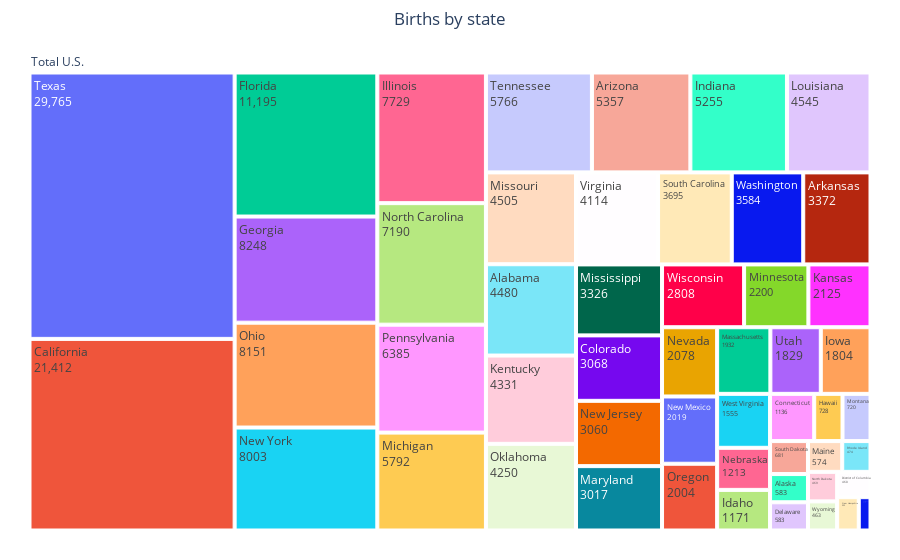

Notebook cell for this chart:
### Code cell
fig = px.treemap(df2, path=[px.Constant("Total U.S."), 'State'], values='State Births' )
fig.data[0].textinfo = 'label+text+value'
fig.update_layout(
    title = 'Births by state',
    title_x= 0.5 )

fig.update_layout(margin = dict(t=50, l=25, r=25, b=25))
fig.show()

### Figure 1 — Plotly figure (JSON) as saved in the notebook; plotly's stock layout.template omitted (floating-point values rounded to 4 significant figures)
{"data": [{"branchvalues": "total", "domain": {"x": [0, 1], "y": [0, 1]}, "hovertemplate": "labels=%{label}<br>State Births=%{value}<br>parent=%{parent}<br>id=%{id}<extra></extra>", "ids": ["Total U.S./Alabama", "Total U.S./Alaska", "Total U.S./Arizona", "Total U.S./Arkansas", "Total U.S./California", "Total U.S./Colorado", "Total U.S./Connecticut", "Total U.S./Delaware", "Total U.S./District of Columbia", "Total U.S./Florida", "Total U.S./Georgia", "Total U.S./Hawaii", "Total U.S./Idaho", "Total U.S./Illinois", "Total U.S./Indiana", "Total U.S./Iowa", "Total U.S./Kansas", "Total U.S./Kentucky", "Total U.S./Louisiana", "Total U.S./Maine", "Total U.S./Maryland", "Total U.S./Massachusetts", "Total U.S./Michigan", "Total U.S./Minnesota", "Total U.S./Mississippi", "Total U.S./Missouri", "Total U.S./Montana", "Total U.S./Nebraska", "Total U.S./Nevada", "Total U.S./New Hampshire", "Total U.S./New Jersey", "Total U.S./New Mexico", "Total U.S./New York", "Total U.S./North Carolina", "Total U.S./North Dakota", "Total U.S./Ohio", "Total U.S./Oklahoma", "Total U.S./Oregon", "Total U.S./Pennsylvania", "Total U.S./Rhode Island", "Total U.S./South Carolina", "Total U.S./South Dakota", "Total U.S./Tennessee", "Total U.S./Texas", "Total U.S./Utah", "Total U.S./Vermont", "Total U.S./Virginia", "Total U.S./Washington", "Total U.S./West Virginia", "Total U.S./Wisconsin", "Total U.S./Wyoming", "Total U.S."], "labels": ["Alabama", "Alaska", "Arizona", "Arkansas", "California", "Colorado", "Connecticut", "Delaware", "District of Columbia", "Florida", "Georgia", "Hawaii", "Idaho", "Illinois", "Indiana", "Iowa", "Kansas", "Kentucky", "Louisiana", "Maine", "Maryland", "Massachusetts", "Michigan", "Minnesota", "Mississippi", "Missouri", "Montana", "Nebraska", "Nevada", "New Hampshire", "New Jersey", "New Mexico", "New York", "North Carolina", "North Dakota", "Ohio", "Oklahoma", "Oregon", "Pennsylvania", "Rhode Island", "South Carolina", "South Dakota", "Tennessee", "Texas", "Utah", "Vermont", "Virginia", "Washington", "West Virginia", "Wisconsin", "Wyoming", "Total U.S."], "name": "", "parents": ["Total U.S.", "Total U.S.", "Total U.S.", "Total U.S.", "Total U.S.", "Total U.S.", "Total U.S.", "Total U.S.", "Total U.S.", "Total U.S.", "Total U.S.", "Total U.S.", "Total U.S.", "Total U.S.", "Total U.S.", "Total U.S.", "Total U.S.", "Total U.S.", "Total U.S.", "Total U.S.", "Total U.S.", "Total U.S.", "Total U.S.", "Total U.S.", "Total U.S.", "Total U.S.", "Total U.S.", "Total U.S.", "Total U.S.", "Total U.S.", "Total U.S.", "Total U.S.", "Total U.S.", "Total U.S.", "Total U.S.", "Total U.S.", "Total U.S.", "Total U.S.", "Total U.S.", "Total U.S.", "Total U.S.", "Total U.S.", "Total U.S.", "Total U.S.", "Total U.S.", "Total U.S.", "Total U.S.", "Total U.S.", "Total U.S.", "Total U.S.", "Total U.S.", ""], "textinfo": "label+text+value", "type": "treemap", "values": [4480, 583, 5357, 3372, 21412, 3068, 1136, 583, 460, 11195, 8248, 728, 1171, 7729, 5255, 1804, 2125, 4331, 4545, 574, 3017, 1932, 5792, 2200, 3326, 4505, 720, 1213, 2078, 392, 3060, 2019, 8003, 7190, 469, 8151, 4250, 2004, 6385, 474, 3695, 681, 5766, 29765, 1829, 213, 4114, 3584, 1555, 2808, 463, 209809]}], "layout": {"legend": {"tracegroupgap": 0}, "margin": {"b": 25, "l": 25, "r": 25, "t": 50}, "title": {"text": "Births by state", "x": 0.5}}}
